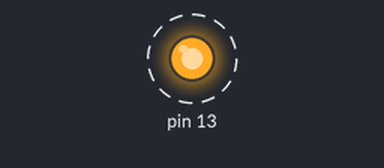
This sketch was run on a simulated Arduino Uno, built with avr-gcc and run on an emulated ATmega328P. On the bench: output pins drawn as LEDs (lit = HIGH). Dashed ring = blinking.

Above: at 0.2 s.
Timing chart, 0 to 3.0 s (numbered marks = the images above):
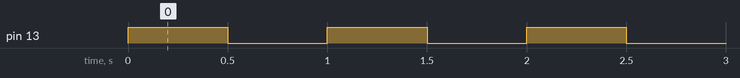

Measured:
- by itself, pin 13: alternates HIGH for 0.50 s and LOW for 0.50 s

The sketch:

Task_3.1_b.ino
```cpp
void setup() {
  DDRB |= 0b00100000;   // Sets the LED (PB5) as an output
}
void loop() {
 PORTB |= 0b00100000;  // Turns the LED on by using OR-assign operation (0 OR 1 = 1 / 1 OR 1 = 1)
  delay(500);
  PORTB &= 0b11011111; // Turns the LED off (0 & 0 = 0 / 1 & 0 = 0)
  delay(500);
}
```
